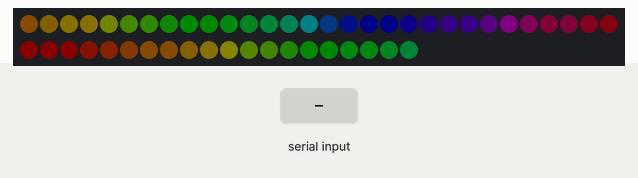
Bench run of a sketch on a simulated Arduino Uno, built with avr-gcc and run on an emulated ATmega328P. Parts: 50 RGB LEDs in strip order, left to right, continuing on the next row. The inputs (shaded band) are chosen by the test bench. Dim RGB values are drawn brighter than linear.

Above: at 1.2 s.
1.3 s: "SUCCESS" received over Serial
At 1.3 s:
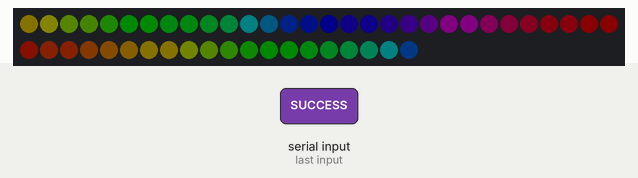
At 2.6 s:
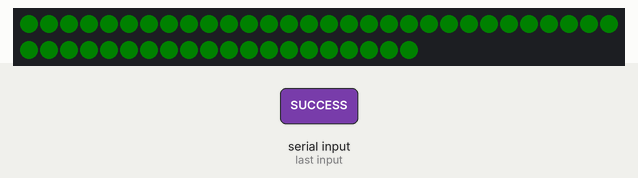
3.8 s: "FAILURE" received over Serial
At 5.7 s:
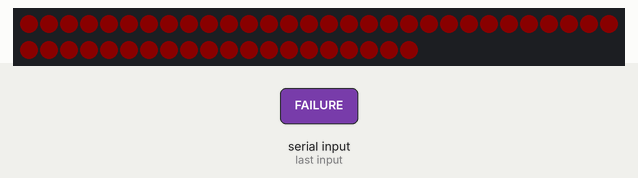
Timing chart, 0 to 7.2 s (numbered marks = the images above; inputs shaded):
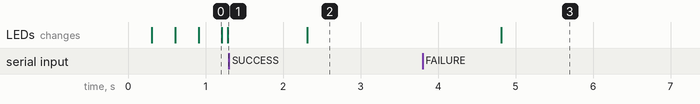

The sketch:

TeamCityColours.ino
```cpp
#include "FastLED.h"

#define DATA_PIN    3
#define LED_TYPE    WS2811
#define COLOR_ORDER RGB
#define NUM_LEDS    50
#define DELAY_TIME  9500 // 9.5 sec
#define BRIGHTNESS  10
#define FRAMES_PER_SECOND  120

enum colourMode {
  rainbow,
  red,
  green
};

CRGB leds[NUM_LEDS];
char receiveVal[8];
uint16_t delayStart = 0; // the time the delay started
bool delayRunning = false; // true if still waiting for delay to finish
uint8_t gHue = 0; // rotating "base color" used by many of the patterns
colourMode mode = rainbow;

void setup()
{
  Serial.begin(4800); // For debugging

  // tell FastLED about the LED strip configuration
  FastLED.addLeds<LED_TYPE,DATA_PIN,COLOR_ORDER>(leds, NUM_LEDS).setCorrection(TypicalLEDStrip);
  FastLED.setBrightness(BRIGHTNESS);
}

void loop()
{
  switch(mode) {
    case red:
      FastLED.showColor(CRGB::Red);
      break;
    case green:
      FastLED.showColor(CRGB::Green);
      break;
    default:
      rainbowLights();
  }

  if(Serial.available() > 0)
  {
    Serial.readString().toCharArray(receiveVal,8);

    if (strcmp(receiveVal,"SUCCESS")==0)
    {
      mode = green;

      delayStart = millis();
      delayRunning = true;
    }
    else if (strcmp(receiveVal,"FAILURE")==0)
    {
      mode = red;
    }
  }

  if (delayRunning && ((millis() - delayStart) >= DELAY_TIME))
  {
    delayRunning = false;
    mode = rainbow;
  }
}

void rainbowLights()
{
  fill_rainbow( leds, NUM_LEDS, gHue, 7);
  FastLED.show();
  FastLED.delay(1000/FRAMES_PER_SECOND);
  EVERY_N_MILLISECONDS( 20 ) { gHue++; } // slowly cycle the "base color" through the rainbow
}
```

Measured:
- after the input at 3.8 s, the LEDs: change after 1.0 s (image 3)
